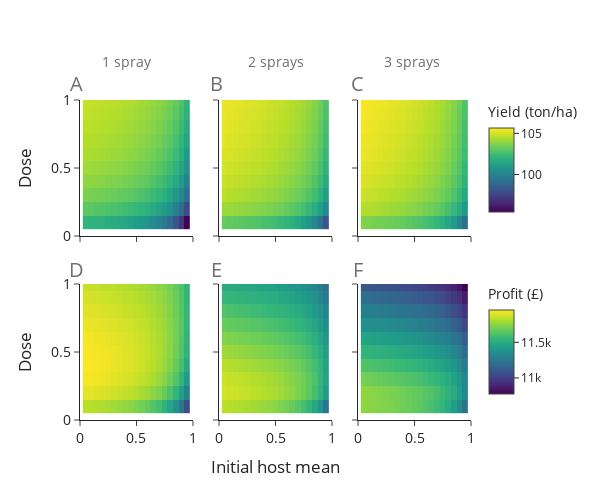

The notebook cell saved with this chart:
### Markdown cell above
## FIG

### Code cell
f = fig3(df_use)

f.show()

### Figure 1 — Plotly figure (JSON) as saved in the notebook; plotly's stock layout.template omitted (floating-point values rounded to 4 significant figures; data arrays with more than 128 entries replaced by an {"elided": "..."} marker saying what was removed)
{"data": [{"colorbar": {"len": 0.4, "thickness": 25, "tickfont": {"size": 12}, "title": {"font": {"size": 14}, "text": "Yield (ton/ha)"}, "x": 1.02, "y": 0.82}, "showscale": true, "type": "heatmap", "x": {"elided": "190 float values"}, "xaxis": "x", "y": {"elided": "190 float values"}, "yaxis": "y", "z": {"elided": "190 float values"}, "zmax": 105.7, "zmin": 95.5}, {"colorbar": {"len": 0.4, "thickness": 25, "tickfont": {"size": 12}, "title": {"font": {"size": 14}, "text": "Profit (£)"}, "x": 1.02, "y": 0.25}, "showscale": true, "type": "heatmap", "x": {"elided": "190 float values"}, "xaxis": "x4", "y": {"elided": "190 float values"}, "yaxis": "y4", "z": {"elided": "190 float values"}, "zmax": 11953, "zmin": 10775}, {"colorbar": {"len": 0.4, "thickness": 25, "tickfont": {"size": 12}, "title": {"font": {"size": 14}, "text": "Yield (ton/ha)"}, "x": 1.02, "y": 0.82}, "showscale": false, "type": "heatmap", "x": {"elided": "190 float values"}, "xaxis": "x2", "y": {"elided": "190 float values"}, "yaxis": "y2", "z": {"elided": "190 float values"}, "zmax": 105.7, "zmin": 95.5}, {"colorbar": {"len": 0.4, "thickness": 25, "tickfont": {"size": 12}, "title": {"font": {"size": 14}, "text": "Profit (£)"}, "x": 1.02, "y": 0.25}, "showscale": false, "type": "heatmap", "x": {"elided": "190 float values"}, "xaxis": "x5", "y": {"elided": "190 float values"}, "yaxis": "y5", "z": {"elided": "190 float values"}, "zmax": 11953, "zmin": 10775}, {"colorbar": {"len": 0.4, "thickness": 25, "tickfont": {"size": 12}, "title": {"font": {"size": 14}, "text": "Yield (ton/ha)"}, "x": 1.02, "y": 0.82}, "showscale": false, "type": "heatmap", "x": {"elided": "190 float values"}, "xaxis": "x3", "y": {"elided": "190 float values"}, "yaxis": "y3", "z": {"elided": "190 float values"}, "zmax": 105.7, "zmin": 95.5}, {"colorbar": {"len": 0.4, "thickness": 25, "tickfont": {"size": 12}, "title": {"font": {"size": 14}, "text": "Profit (£)"}, "x": 1.02, "y": 0.25}, "showscale": false, "type": "heatmap", "x": {"elided": "190 float values"}, "xaxis": "x6", "y": {"elided": "190 float values"}, "yaxis": "y6", "z": {"elided": "190 float values"}, "zmax": 11953, "zmin": 10775}], "layout": {"annotations": [{"font": {"color": "rgb(110,110,110)", "size": 20}, "showarrow": false, "text": "A", "x": -0.01, "xanchor": "center", "xref": "paper", "y": 1.1, "yanchor": "top", "yref": "paper"}, {"font": {"color": "rgb(110,110,110)", "size": 20}, "showarrow": false, "text": "B", "x": 0.35, "xanchor": "center", "xref": "paper", "y": 1.1, "yanchor": "top", "yref": "paper"}, {"font": {"color": "rgb(110,110,110)", "size": 20}, "showarrow": false, "text": "C", "x": 0.71, "xanchor": "center", "xref": "paper", "y": 1.1, "yanchor": "top", "yref": "paper"}, {"font": {"color": "rgb(110,110,110)", "size": 20}, "showarrow": false, "text": "D", "x": -0.01, "xanchor": "center", "xref": "paper", "y": 0.52, "yanchor": "top", "yref": "paper"}, {"font": {"color": "rgb(110,110,110)", "size": 20}, "showarrow": false, "text": "E", "x": 0.35, "xanchor": "center", "xref": "paper", "y": 0.52, "yanchor": "top", "yref": "paper"}, {"font": {"color": "rgb(110,110,110)", "size": 20}, "showarrow": false, "text": "F", "x": 0.71, "xanchor": "center", "xref": "paper", "y": 0.52, "yanchor": "top", "yref": "paper"}, {"font": {"color": "rgb(110,110,110)", "size": 14}, "showarrow": false, "text": "1 spray", "x": 0.12, "xanchor": "center", "xref": "paper", "y": 1.12, "yanchor": "middle", "yref": "paper"}, {"font": {"color": "rgb(110,110,110)", "size": 14}, "showarrow": false, "text": "2 sprays", "x": 0.5, "xanchor": "center", "xref": "paper", "y": 1.12, "yanchor": "middle", "yref": "paper"}, {"font": {"color": "rgb(110,110,110)", "size": 14}, "showarrow": false, "text": "3 sprays", "x": 0.85, "xanchor": "center", "xref": "paper", "y": 1.12, "yanchor": "middle", "yref": "paper"}], "font": {"size": 14}, "height": 500, "showlegend": true, "width": 600, "xaxis": {"anchor": "y", "domain": [0, 0.2889], "matches": "x4", "showgrid": false, "showticklabels": false, "type": "linear"}, "xaxis2": {"anchor": "y2", "domain": [0.3556, 0.6444], "matches": "x5", "showticklabels": false, "type": "linear"}, "xaxis3": {"anchor": "y3", "domain": [0.7111, 1], "matches": "x6", "showticklabels": false, "type": "linear"}, "xaxis4": {"anchor": "y4", "domain": [0, 0.2889], "range": [0, 1], "showgrid": false, "type": "linear"}, "xaxis5": {"anchor": "y5", "domain": [0.3556, 0.6444], "range": [0, 1], "showgrid": false, "title": {"text": "Initial host mean"}, "type": "linear"}, "xaxis6": {"anchor": "y6", "domain": [0.7111, 1], "range": [0, 1], "showgrid": false, "type": "linear"}, "yaxis": {"anchor": "x", "domain": [0.575, 1], "range": [0, 1], "showgrid": false, "title": {"text": "Dose"}, "type": "linear"}, "yaxis2": {"anchor": "x2", "domain": [0.575, 1], "matches": "y", "showticklabels": false, "type": "linear"}, "yaxis3": {"anchor": "x3", "domain": [0.575, 1], "matches": "y", "showticklabels": false, "type": "linear"}, "yaxis4": {"anchor": "x4", "domain": [0, 0.425], "range": [0, 1], "showgrid": false, "title": {"text": "Dose"}, "type": "linear"}, "yaxis5": {"anchor": "x5", "domain": [0, 0.425], "matches": "y4", "showticklabels": false, "type": "linear"}, "yaxis6": {"anchor": "x6", "domain": [0, 0.425], "matches": "y4", "showticklabels": false, "type": "linear"}}}
